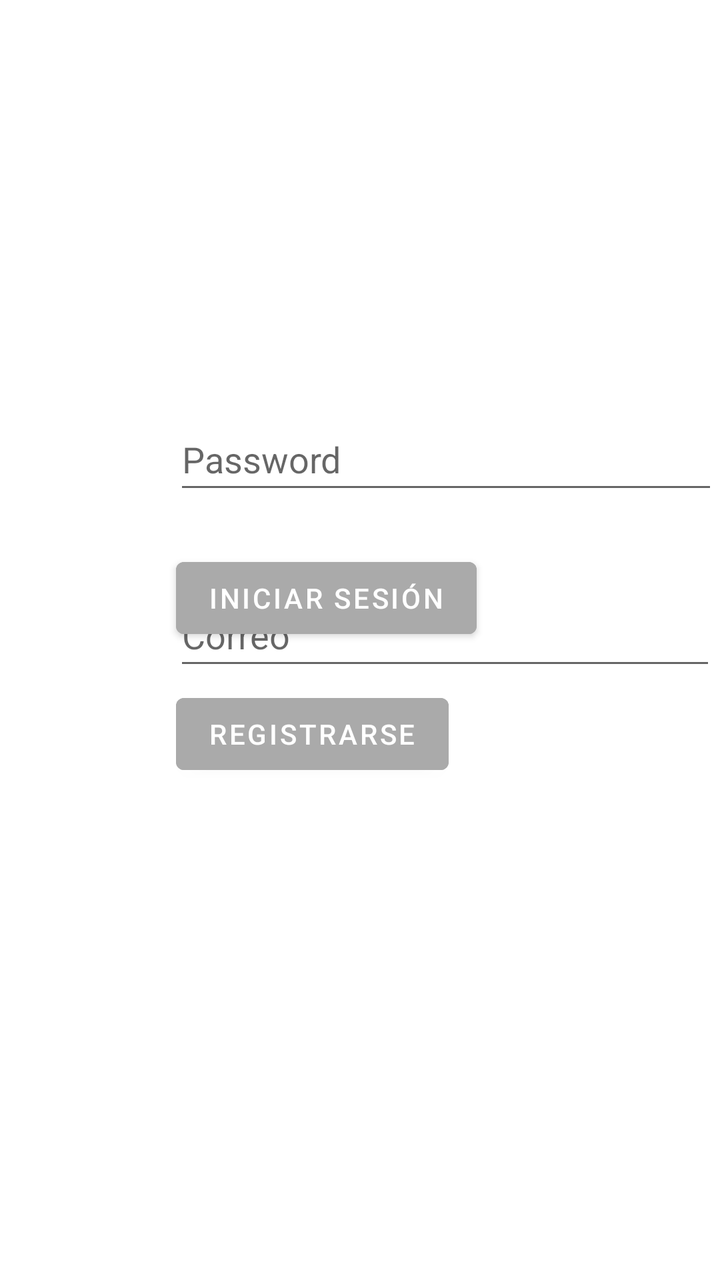
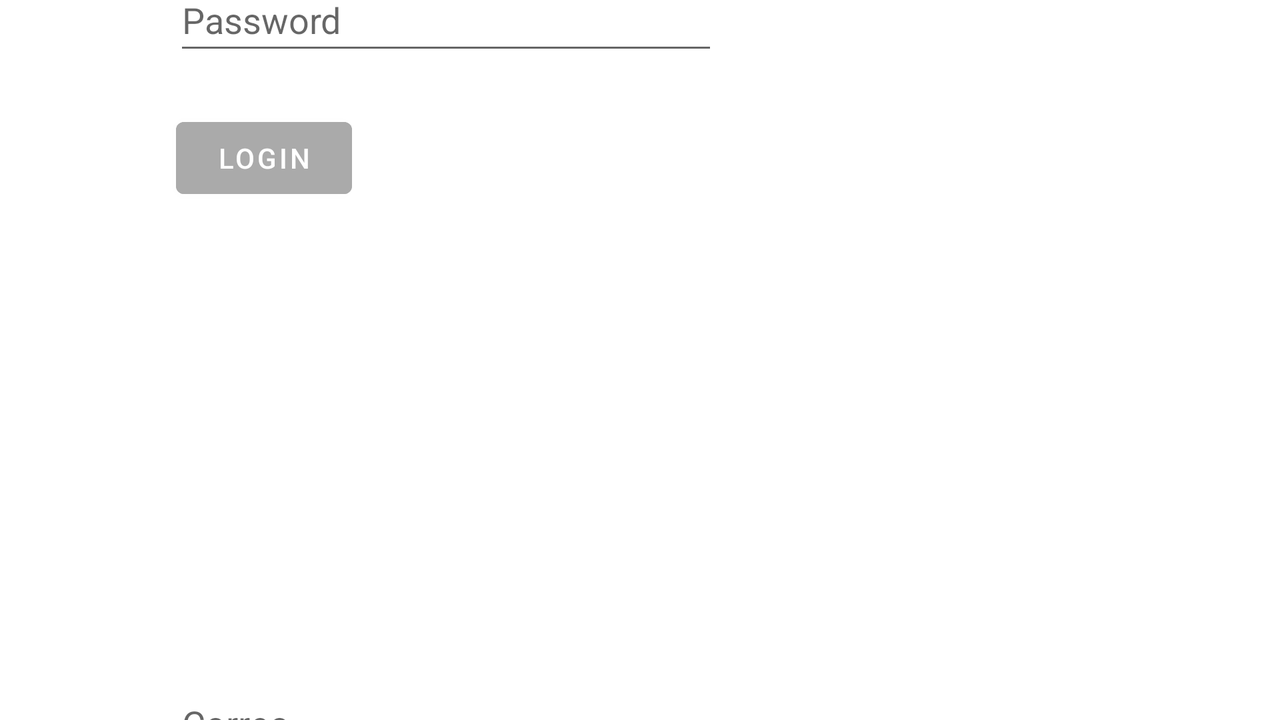

First picture: res/layout/ on a phone held upright. Second picture: the repository's own variant of that layout, on a device whose configuration matches the variant's folder. Source for both follows.
<!-- AndroidManifest.xml: application theme Theme.MyFitnessNoteBook -->
<!-- res/layout/activity_login.xml -->
<?xml version="1.0" encoding="utf-8"?>
<androidx.constraintlayout.widget.ConstraintLayout xmlns:android="http://schemas.android.com/apk/res/android"
    xmlns:app="http://schemas.android.com/apk/res-auto"
    xmlns:tools="http://schemas.android.com/tools"
    android:layout_width="match_parent"
    android:layout_height="match_parent"
    tools:context=".Login">

    <EditText
        android:id="@+id/username"
        android:layout_width="271dp"
        android:layout_height="48dp"
        android:layout_marginStart="87dp"
        android:layout_marginTop="292dp"
        android:layout_marginEnd="53dp"
        android:hint="Correo"
        app:layout_constraintEnd_toEndOf="parent"
        app:layout_constraintHorizontal_bias="0.0"
        app:layout_constraintStart_toStartOf="parent"
        app:layout_constraintTop_toTopOf="parent" />

    <EditText
        android:id="@+id/password"
        android:layout_width="272dp"
        android:layout_height="48dp"
        android:layout_marginStart="87dp"
        android:layout_marginEnd="48dp"
        android:layout_marginBottom="388dp"
        android:ems="10"
        android:hint="@string/prompt_password"
        android:inputType="textPassword"
        app:layout_constraintBottom_toBottomOf="parent"
        app:layout_constraintEnd_toEndOf="parent"
        app:layout_constraintHorizontal_bias="0.0"
        app:layout_constraintStart_toStartOf="parent" />

    <Button
        android:id="@+id/btnLogin2"
        android:layout_width="wrap_content"
        android:layout_height="wrap_content"
        android:layout_marginStart="88dp"
        android:layout_marginTop="23dp"
        android:layout_marginEnd="229dp"
        android:layout_marginBottom="233dp"
        android:backgroundTint="@android:color/darker_gray"
        android:text="Iniciar Sesión"
        app:layout_constraintBottom_toBottomOf="parent"
        app:layout_constraintEnd_toEndOf="parent"
        app:layout_constraintHorizontal_bias="0.0"
        app:layout_constraintStart_toStartOf="parent"
        app:layout_constraintTop_toBottomOf="@+id/password"
        app:layout_constraintVertical_bias="0.0" />

    <Button
        android:id="@+id/btn_register"
        android:layout_width="wrap_content"
        android:layout_height="wrap_content"
        android:layout_marginStart="88dp"
        android:layout_marginTop="20dp"
        android:layout_marginBottom="189dp"
        android:backgroundTint="@android:color/darker_gray"
        android:text="Registrarse"
        app:layout_constraintBottom_toBottomOf="parent"
        app:layout_constraintStart_toStartOf="parent"
        app:layout_constraintTop_toBottomOf="@+id/btnLogin2"
        app:layout_constraintVertical_bias="0.0" />


</androidx.constraintlayout.widget.ConstraintLayout>
<!-- resources referenced by this layout -->
<resources>
  <string name="prompt_password">Password</string>
  <style name="Theme.MyFitnessNoteBook" parent="Theme.MaterialComponents.DayNight.DarkActionBar">
          
          <item name="colorPrimary">@color/purple_500</item>
          <item name="colorPrimaryVariant">@color/purple_700</item>
          <item name="colorOnPrimary">@color/white</item>
          
          <item name="colorSecondary">@color/teal_200</item>
          <item name="colorSecondaryVariant">@color/teal_700</item>
          <item name="colorOnSecondary">@color/black</item>
          
          <item name="android:statusBarColor" tools:targetApi="l">?attr/colorPrimaryVariant</item>
          
      </style>
</resources>
<!-- res/layout-land/activity_login.xml (the repository's variant of the layout above) -->
<!-- drawn on the phone turned sideways -->
<?xml version="1.0" encoding="utf-8"?>
<androidx.constraintlayout.widget.ConstraintLayout xmlns:android="http://schemas.android.com/apk/res/android"
    xmlns:app="http://schemas.android.com/apk/res-auto"
    xmlns:tools="http://schemas.android.com/tools"
    android:layout_width="match_parent"
    android:layout_height="match_parent"
    tools:context=".Login">

    <EditText
        android:id="@+id/username"
        android:layout_width="271dp"
        android:layout_height="48dp"
        android:layout_marginStart="87dp"
        android:layout_marginTop="336dp"
        android:layout_marginEnd="53dp"
        android:hint="Correo"
        app:layout_constraintEnd_toEndOf="parent"
        app:layout_constraintHorizontal_bias="0.0"
        app:layout_constraintStart_toStartOf="parent"
        app:layout_constraintTop_toTopOf="parent" />

    <EditText
        android:id="@+id/password"
        android:layout_width="272dp"
        android:layout_height="48dp"
        android:layout_marginStart="87dp"
        android:layout_marginEnd="48dp"
        android:layout_marginBottom="328dp"
        android:ems="10"
        android:hint="@string/prompt_password"
        android:inputType="textPassword"
        app:layout_constraintBottom_toBottomOf="parent"
        app:layout_constraintEnd_toEndOf="parent"
        app:layout_constraintHorizontal_bias="0.0"
        app:layout_constraintStart_toStartOf="parent" />

    <Button
        android:id="@+id/btnLogin2"
        android:layout_width="wrap_content"
        android:layout_height="wrap_content"
        android:layout_marginStart="88dp"
        android:layout_marginTop="23dp"
        android:layout_marginEnd="229dp"
        android:layout_marginBottom="233dp"
        android:backgroundTint="@android:color/darker_gray"
        android:text="Login"
        app:layout_constraintBottom_toBottomOf="parent"
        app:layout_constraintEnd_toEndOf="parent"
        app:layout_constraintHorizontal_bias="0.0"
        app:layout_constraintStart_toStartOf="parent"
        app:layout_constraintTop_toBottomOf="@+id/password"
        app:layout_constraintVertical_bias="0.0"
        />



</androidx.constraintlayout.widget.ConstraintLayout>
